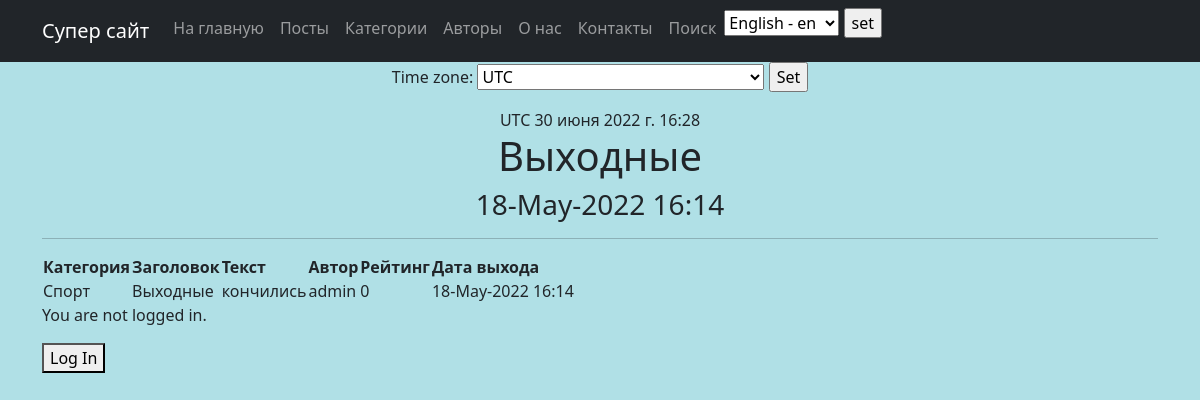
/posts/364, run on the app's committed database.
### news/models.py (models this page shows, shortened)
class Post(models.Model):
    author = models.ForeignKey(Author, on_delete=models.CASCADE)
    NEWS = 'NW'
    ARTICLE = 'AR'
    CATEGORY_CHOICES = (
        (NEWS, 'Новость'),
        (ARTICLE, 'Статья'),
    )
    categoryType = models.CharField(max_length=2, choices=CATEGORY_CHOICES, default=ARTICLE)
    postCategory = models.ManyToManyField(Category, through='PostCategory')
    title = models.CharField(max_length=128)
    text = models.TextField()
    rating = models.SmallIntegerField(default=0)
    dateCreation = models.DateTimeField(auto_now_add=True)

class Category(models.Model):
    name = models.CharField(max_length=64, unique=True)
    subscribers = models.ManyToManyField(User, blank=True)

class Author(models.Model):
    authorUser = models.OneToOneField(User, on_delete=models.CASCADE)
    ratingAuthor = models.SmallIntegerField(default=0)
    nameAuthor = models.CharField(max_length=128, blank=True)
    descriptionAuthor = models.CharField(max_length=256, blank=True)

### news/views.py (the view, shortened to what this page needs)
# urls.py: path('<int:pk>', PostDetailView.as_view(), name='post_detail'),
class PostDetailView(DetailView):
    template_name = 'news_app/post_detail.html'
    queryset = Post.objects.all()
    def get_context_data(self, **kwargs):
        context = super().get_context_data(**kwargs)
        context['post_time_creation'] = self.object.dateCreation.strftime("%d-%B-%Y %H:%M")
        context['current_time'] = timezone.now()
        context['timezones'] = pytz.common_timezones
        return context
    def get_object(self, *args, **kwargs):  # переопределяем метод получения объекта, как ни странно
        obj = cache.get(f'Post-{self.kwargs["pk"]}',
                        None)
        if not obj:
            obj = super().get_object(queryset=self.queryset)
            cache.set(f'Post-{self.kwargs["pk"]}', obj)
        return obj

### templates/news_app/post_detail.html (shortened to what this page needs)
{% extends 'flatpages/default.html' %}
{% load custom_filters %}
{% block content %}
<h1>{{ post.title }}</h1>
<h3>{{ post_time_creation }}</h3>
<hr>
        <table>
            <tr>
               <th>
                    Категория
                </th>
                <th>
                    Заголовок
                </th>
                <th>
                    Текст
                </th>
                <th>
                    Автор
                </th>
                <th>
                    Рейтинг
                </th>
                <th>
                    Дата выхода
                </th>
            </tr>
            <tr>
                    <td>
                        {% for i in post.postCategory.all %}
                        {{ i.name }}
                        {% endfor %}
                    </td>
                    <td>
                        {{ post.title|censor }}
                    </td>
                    <td>
                        {{ post.text|censor }}
                    </td>
                    <td>
                        {{ post.author.authorUser }}
                    </td>
                    <td>
                        {{ post.rating }}
                    </td>
                    <td>
                        {{ post_time_creation }}
                    </td>
            </tr>
        </table>
{% endblock content %}

### data on the page
Post: title "Выходные", title|censor "Выходные", text|censor "кончились", author.authorUser "admin", rating "0"
Category: name "Спорт"

### other printed values
{{ TIME_ZONE }} "UTC"
{{ current_time|timezone:TIME_ZONE }} "30 июня 2022 г. 16:28"
{{ post_time_creation }} "18-May-2022 16:14"
form field language "English - en"
form field timezone "UTC"
